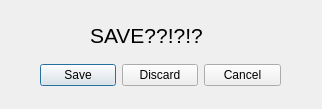
<?xml version="1.0" encoding="UTF-8"?>
<ui version="4.0">
 <class>Dialog</class>
 <widget class="QDialog" name="Dialog">
  <property name="geometry">
   <rect>
    <x>0</x>
    <y>0</y>
    <width>322</width>
    <height>109</height>
   </rect>
  </property>
  <property name="windowTitle">
   <string>Dialog</string>
  </property>
  <widget class="QDialogButtonBox" name="buttonBox">
   <property name="geometry">
    <rect>
     <x>40</x>
     <y>50</y>
     <width>241</width>
     <height>51</height>
    </rect>
   </property>
   <property name="orientation">
    <enum>Qt::Horizontal</enum>
   </property>
   <property name="standardButtons">
    <set>QDialogButtonBox::Cancel|QDialogButtonBox::Discard|QDialogButtonBox::Save</set>
   </property>
  </widget>
  <widget class="QLabel" name="label">
   <property name="geometry">
    <rect>
     <x>90</x>
     <y>10</y>
     <width>141</width>
     <height>51</height>
    </rect>
   </property>
   <property name="font">
    <font>
     <family>Arial</family>
     <pointsize>16</pointsize>
    </font>
   </property>
   <property name="text">
    <string>SAVE??!?!?</string>
   </property>
  </widget>
 </widget>
 <resources/>
 <connections/>
</ui>
